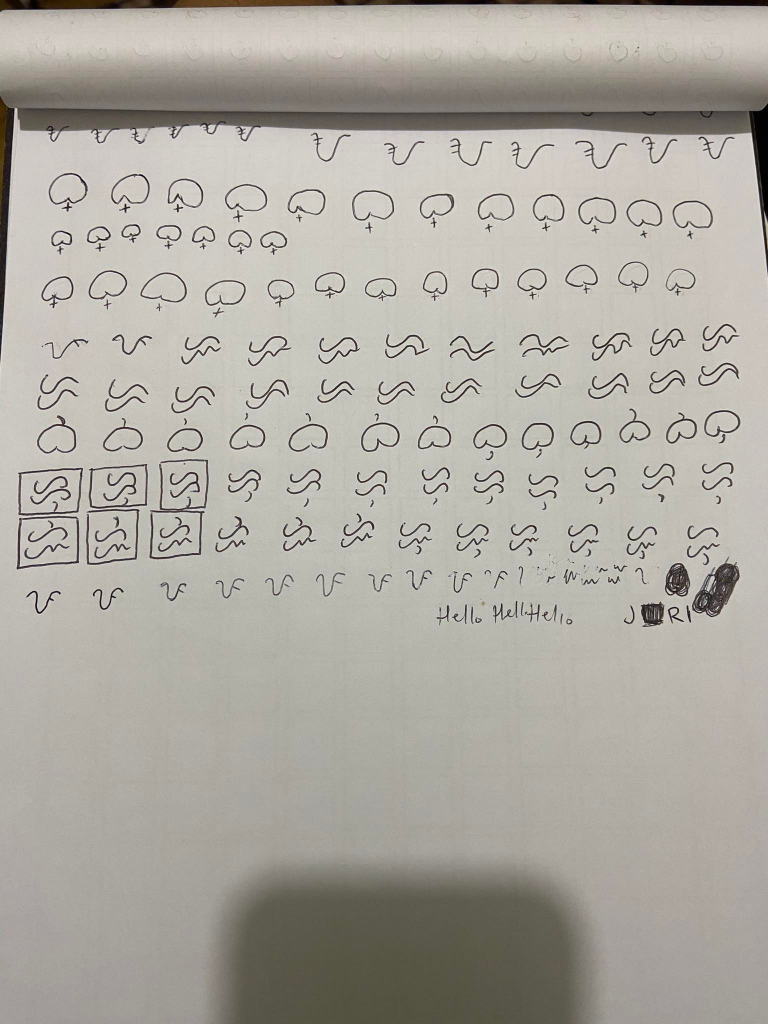
#> input picture images/sample6.jpg, 1536 x 2048 px, found by its file name (shown at 1/2 size)
$ python test.py
#> lines starting #> are read from the running program, lines starting #| are printed output that depends on the picture
# [54 lines of commented-out code are left out]

import cv2
import numpy as np

# Load the image
img = cv2.imread("sample6.jpg")
#> img is the input picture: shape (2048, 1536, 3); mean B, G, R 161.4, 169.7, 173.2

# Define the coordinates of the ROI
x1, y1, x2, y2 = 10, 10, 100, 100

# Create the mask
mask = np.zeros_like(img)
mask[y1:y2, x1:x2] = 255

# Apply the mask
roi = cv2.bitwise_and(img, mask)
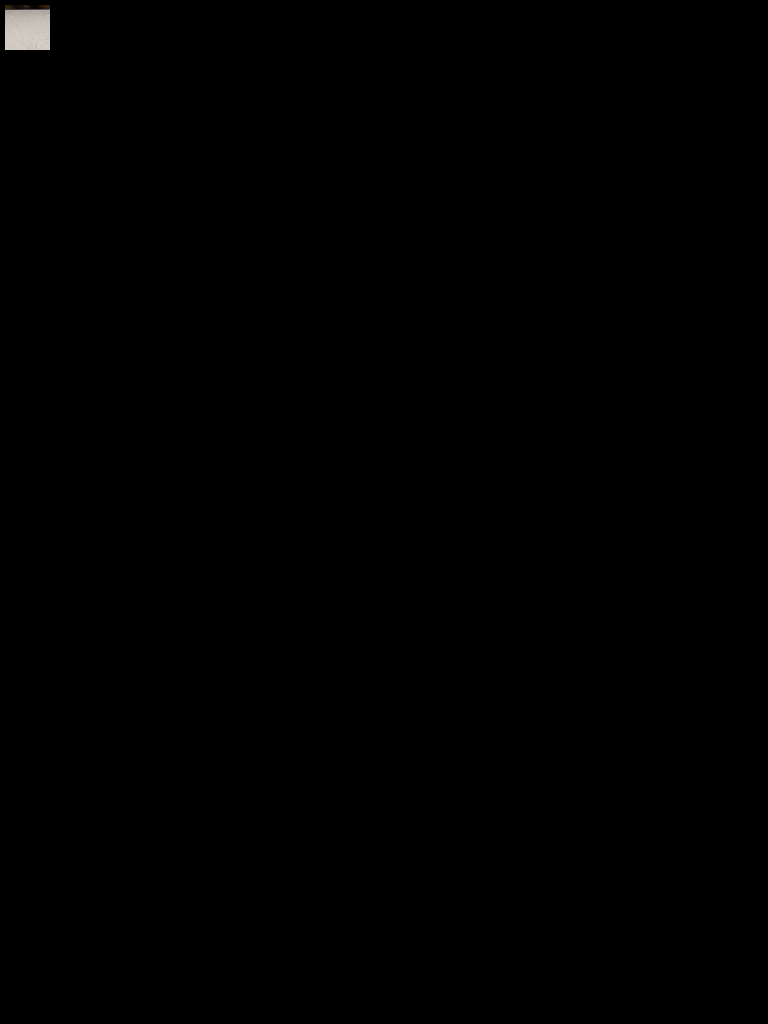
#> roi: shape (2048, 1536, 3) (shown at 1/2 size); mean B, G, R 0.4, 0.4, 0.5

# Show the result
cv2.imshow("ROI", roi)
cv2.waitKey(0)
cv2.destroyAllWindows()
